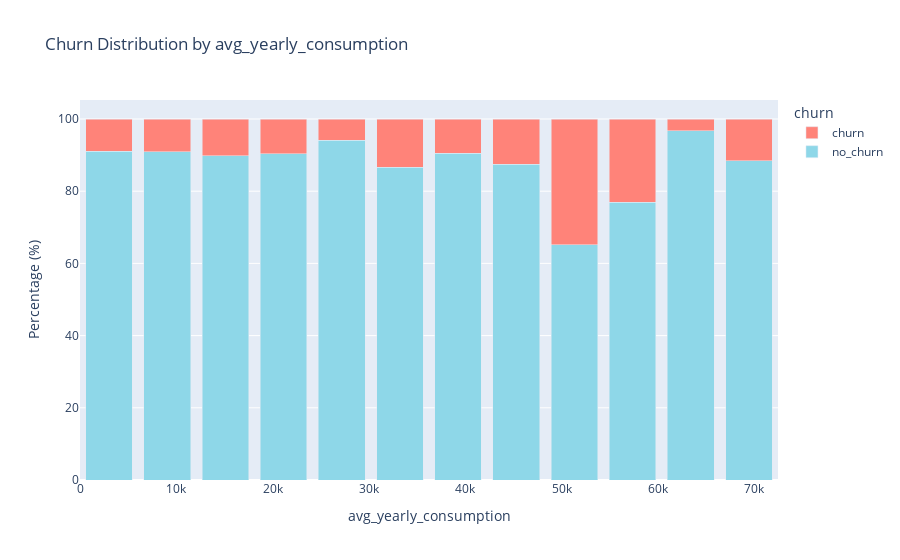

Notebook source saved alongside this figure:
### Markdown cell above
# Consumption

### Code cell
plot_numerical(df, 'avg_yearly_consumption', bins = 12)

### Figure 1 — Plotly figure (JSON) as saved in the notebook; plotly's stock layout.template omitted (floating-point values rounded to 4 significant figures)
{"data": [{"marker": {"color": "#8ed7e8"}, "name": "no_churn", "type": "bar", "x": [3019.0, 9057.0, 15090.0, 21130.0, 27170.0, 33210.0, 39250.0, 45280.0, 51320.0, 57360.0, 63400.0, 69440.0], "y": [91.09, 90.96, 89.88, 90.38, 94.06, 86.61, 90.57, 87.5, 65.22, 76.92, 96.77, 88.46]}, {"marker": {"color": "#ff8379"}, "name": "churn", "type": "bar", "x": [3019.0, 9057.0, 15090.0, 21130.0, 27170.0, 33210.0, 39250.0, 45280.0, 51320.0, 57360.0, 63400.0, 69440.0], "y": [8.912, 9.038, 10.12, 9.615, 5.936, 13.39, 9.434, 12.5, 34.78, 23.08, 3.226, 11.54]}], "layout": {"bargap": 0.2, "barmode": "stack", "legend": {"title": {"text": "churn"}}, "title": {"text": "Churn Distribution by avg_yearly_consumption"}, "xaxis": {"title": {"text": "avg_yearly_consumption"}}, "yaxis": {"title": {"text": "Percentage (%)"}}}}
